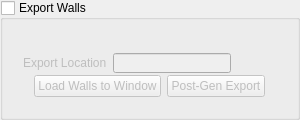
              <widget class="QGroupBox" name="groupBox_4">
               <property name="minimumSize">
                <size>
                 <width>250</width>
                 <height>120</height>
                </size>
               </property>
               <property name="maximumSize">
                <size>
                 <width>300</width>
                 <height>120</height>
                </size>
               </property>
               <property name="title">
                <string>Export Walls</string>
               </property>
               <property name="checkable">
                <bool>true</bool>
               </property>
               <property name="checked">
                <bool>false</bool>
               </property>
               <layout class="QGridLayout" name="gridLayout_21">
                <item row="0" column="0">
                 <layout class="QVBoxLayout" name="verticalLayout_14">
                  <item>
                   <widget class="QWidget" name="TextureLayout_6" native="true">
                    <property name="minimumSize">
                     <size>
                      <width>0</width>
                      <height>30</height>
                     </size>
                    </property>
                    <property name="maximumSize">
                     <size>
                      <width>16777215</width>
                      <height>20</height>
                     </size>
                    </property>
                    <layout class="QHBoxLayout" name="horizontalLayout_19">
                     <item>
                      <widget class="QLabel" name="label_18">
                       <property name="minimumSize">
                        <size>
                         <width>0</width>
                         <height>20</height>
                        </size>
                       </property>
                       <property name="maximumSize">
                        <size>
                         <width>16777215</width>
                         <height>20</height>
                        </size>
                       </property>
                       <property name="text">
                        <string>Export Location</string>
                       </property>
                      </widget>
                     </item>
                     <item>
                      <widget class="QLineEdit" name="wallsLine_3">
                       <property name="minimumSize">
                        <size>
                         <width>0</width>
                         <height>20</height>
                        </size>
                       </property>
                       <property name="maximumSize">
                        <size>
                         <width>16777215</width>
                         <height>20</height>
                        </size>
                       </property>
                      </widget>
                     </item>
                     <item>
                      <widget class="QPushButton" name="wallsButton_3">
                       <property name="minimumSize">
                        <size>
                         <width>0</width>
                         <height>20</height>
                        </size>
                       </property>
                       <property name="maximumSize">
                        <size>
                         <width>16777215</width>
                         <height>20</height>
                        </size>
                       </property>
                       <property name="text">
                        <string/>
                       </property>
                       <property name="icon">
                        <iconset>
                         <normaloff>Images/browseFolder.png</normaloff>Images/browseFolder.png</iconset>
                       </property>
                       <property name="iconSize">
                        <size>
                         <width>25</width>
                         <height>25</height>
                        </size>
                       </property>
                       <property name="flat">
                        <bool>true</bool>
                       </property>
                      </widget>
                     </item>
                    </layout>
                   </widget>
                  </item>
                  <item>
                   <layout class="QHBoxLayout" name="horizontalLayout_30">
                    <item>
                     <spacer name="horizontalSpacer_21">
                      <property name="orientation">
                       <enum>Qt::Horizontal</enum>
                      </property>
                      <property name="sizeHint" stdset="0">
                       <size>
                        <width>40</width>
                        <height>20</height>
                       </size>
                      </property>
                     </spacer>
                    </item>
                    <item>
                     <widget class="QPushButton" name="loadWallsButton_3">
                      <property name="enabled">
                       <bool>false</bool>
                      </property>
                      <property name="text">
                       <string>Load Walls to Window</string>
                      </property>
                     </widget>
                    </item>
                    <item>
                     <widget class="QPushButton" name="postGenWalls_3">
                      <property name="enabled">
                       <bool>false</bool>
                      </property>
                      <property name="text">
                       <string>Post-Gen Export</string>
                      </property>
                     </widget>
                    </item>
                    <item>
                     <spacer name="horizontalSpacer_22">
                      <property name="orientation">
                       <enum>Qt::Horizontal</enum>
                      </property>
                      <property name="sizeHint" stdset="0">
                       <size>
                        <width>40</width>
                        <height>20</height>
                       </size>
                      </property>
                     </spacer>
                    </item>
                   </layout>
                  </item>
                 </layout>
                </item>
               </layout>
              </widget>
